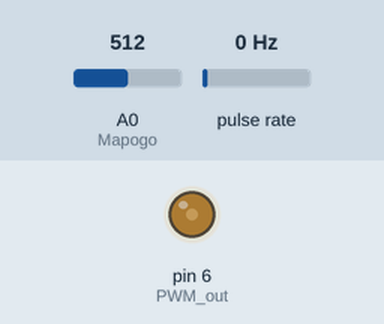
Simulated run of this sketch. Board: Arduino Uno, built with avr-gcc and run on an emulated ATmega328P. Shown: output pins drawn as LEDs (lit = HIGH). Wiring (inferred from the names in the program): pulse sensor: data pin 3. Inputs (shaded band) come from the test bench; at power-on: A0 (Mapogo) = 512, pulse rate 0 Hz. What the sketch prints to the serial monitor is not drawn.

Above: at 0.1 s.
Timing chart, 0 to 1.6 s (numbered marks = the images above):
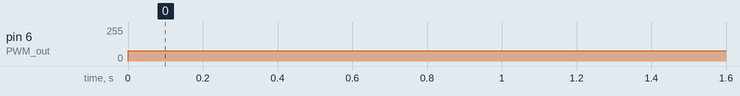

The sketch:

wearablecodeAttiny44.ino
```cpp
int Mapogo = 0;
float SetPoint;
int PWM_out = 6;
float Miller_vel ;

int Enconder = 3;
volatile int Count = 0;
unsigned long previousMillis = 0;
long interval = 100;

float cv;
float cv1;
float error;
float error1;
float error2;

float Kp = 1;
float Ki = 1;
float Kd = 0.01;
float Tm = 0.1;


void setup() {
  // put your setup code here, to run once:
  pinMode(Enconder, INPUT);
  pinMode(PWM_out, OUTPUT);
  Serial.begin(115200);
  attachInterrupt(1, interrupcion, RISING);
}

void loop() {
  // put your main code here, to run repeatedly:
  unsigned long CurrentMillis = millis();

  if((CurrentMillis - previousMillis) >= interval){
    previousMillis = CurrentMillis;
    Miller_vel = 10*Count*(60.0/374.0);
    Count = 0;
  }

  //Setpoint
  SetPoint = analogRead(Mapogo)*(360.0/1023);
  error = SetPoint - Miller_vel;

  //Ecuacion de differencia
  cv = cv1 + (Kp + Kd/Tm)*error + (-Kp + Ki*Tm - 2*Kd/Tm)*error1 + (Kd/Tm)*error2;
  cv1 = cv;
  error2 = error1;
  error1 = error;

  //Saturacion de la salida del PID
  if (cv > 500.0){
    cv = 500.0;
  }

  if (cv > 30.0){
    cv = 30.0;
  }
  analogWrite(PWM_out, cv*(255.0/100.0));

  Serial.print("SetPoint: ");
  Serial.print(SetPoint);
  Serial.print(", Miller speed: " );
  Serial.println(Miller_vel);

  delay(100);
}

void interrupcion(){
  Count++;
}
```

Measured:
- by itself, pin 6 (PWM_out): 0/255 → 76/255 at 0.00 s
